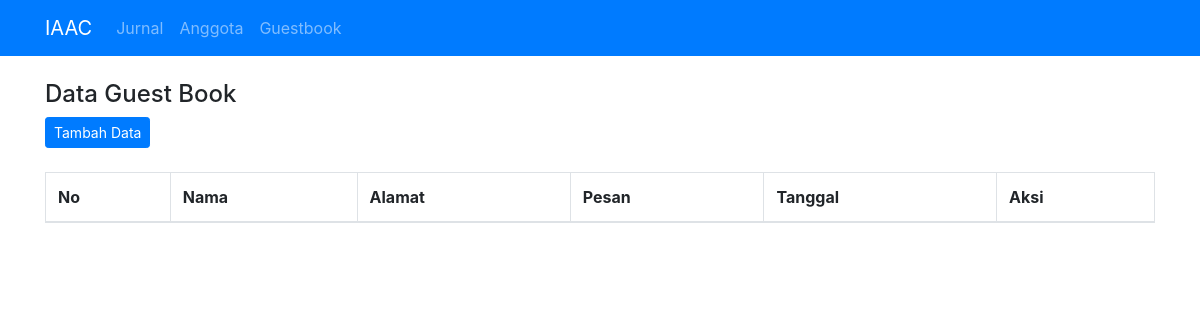
Before: /pages/guestbook/index.php with the older database file.
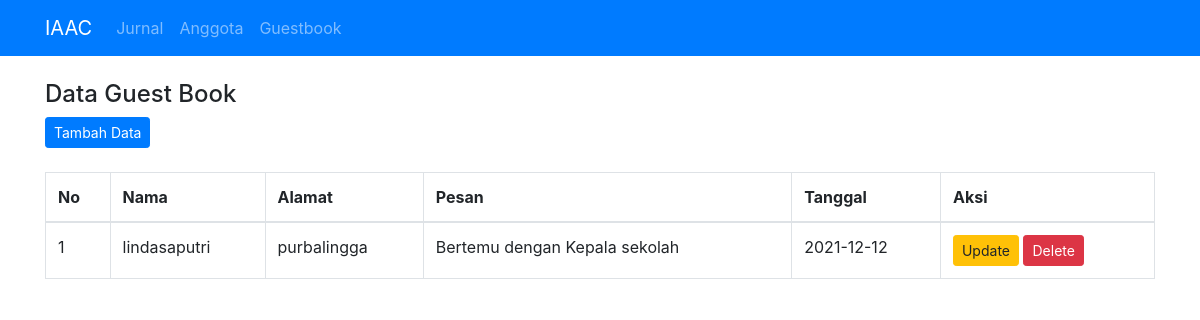
After: the same page with the newer database file.
### tables this page shows
CREATE TABLE `tb_guestbook` (
  `id_guestbook` int(11) NOT NULL,
  `nama` varchar(32) NOT NULL,
  `alamat` varchar(128) NOT NULL,
  `pesan` text NOT NULL,
  `tanggal` date DEFAULT NULL
);

### pages/guestbook/index.php (the view, shortened to what this page needs)
<?php include "../template/header.php"; ?>
	<div class="container">
    <h4> Data Guest Book </h4>
    <a href="create.php" class="btn btn-sm btn-primary" role="button">Tambah Data</a>
    <div class="mb-4">
        <table class="table table-bordered table-hover">
            <br>
            <thead>
            <tr>
                <th>No</th>
                <th>Nama</th>
                <th>Alamat</th>
                <th>Pesan</th>
                <th>Tanggal</th>
                <th colspan='2'>Aksi</th>
            </tr>
            </thead>
            <?php
            include "../../config/koneksi.php";
            $sql="select * from tb_guestbook";
            $hasil=mysqli_query($kon,$sql);
            $no=0;
            while ($data = mysqli_fetch_array($hasil)) {
                $no++;
                ?>
                <tbody>
                <tr>
                    <td><?php echo $no;?></td>
                    <td><?php echo $data["nama"]; ?></td>
                    <td><?php echo $data["alamat"];   ?></td>
                    <td><?php echo $data["pesan"];   ?></td>
                    <td><?php echo $data["tanggal"];   ?></td>
                    <td>
                        <a href="update.php?id_guestbook=<?php echo htmlspecialchars($data['id_guestbook']); ?>" class="btn btn-sm btn-warning" role="button">Update</a>
                        <a href="<?php echo htmlspecialchars($_SERVER["PHP_SELF"]);?>?id_guestbook=<?php echo $data['id_guestbook']; ?>" class="btn btn-sm btn-danger" role="button">Delete</a>
                    </td>
                </tr>
                </tbody>
                <?php
            }
            ?>
        </table>
    </div>
	</div>
<?php include "../template/footer.php"; ?>

### pages/template/header.php (shortened to what this page needs)
<!DOCTYPE html>
<html>
<head>
		<link rel="stylesheet" href="../../assets/css/bootstrap.min.css">
  </head>
<body>
    <nav class="navbar navbar-expand-lg navbar-dark bg-primary">
		<div class="container">
			<a class="navbar-brand" href="../../">IAAC </a>
			<div class="collapse navbar-collapse" id="navbarSupportedContent">
				<ul class="navbar-nav mr-auto">
						<a class="nav-link" href="../../pages/journal/index.php">Jurnal</a>
						<a class="nav-link" href="../../pages/member/index.php">Anggota</a>
						<a class="nav-link" href="../../pages/guestbook/index.php">Guestbook</a>
				</ul>
			</div>
		</nav>

### pages/template/footer.php (shortened to what this page needs)
  </body>
</html>

Changed rows visible on the page:
added tb_guestbook: nama "lindasaputri", alamat "purbalingga", pesan "Bertemu dengan Kepala sekolah", tanggal "2021-12-12"
